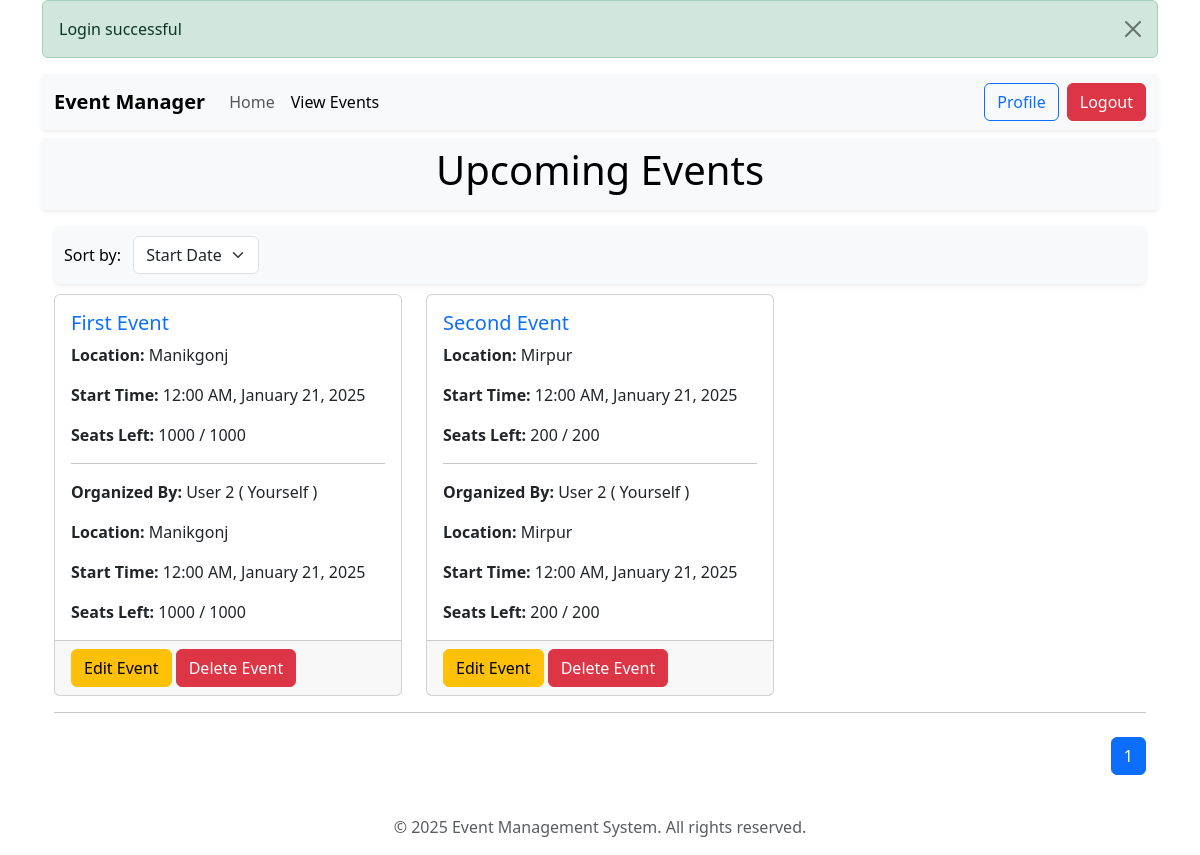
/event_view.php (signed in), run on an earlier commit of the app's database.
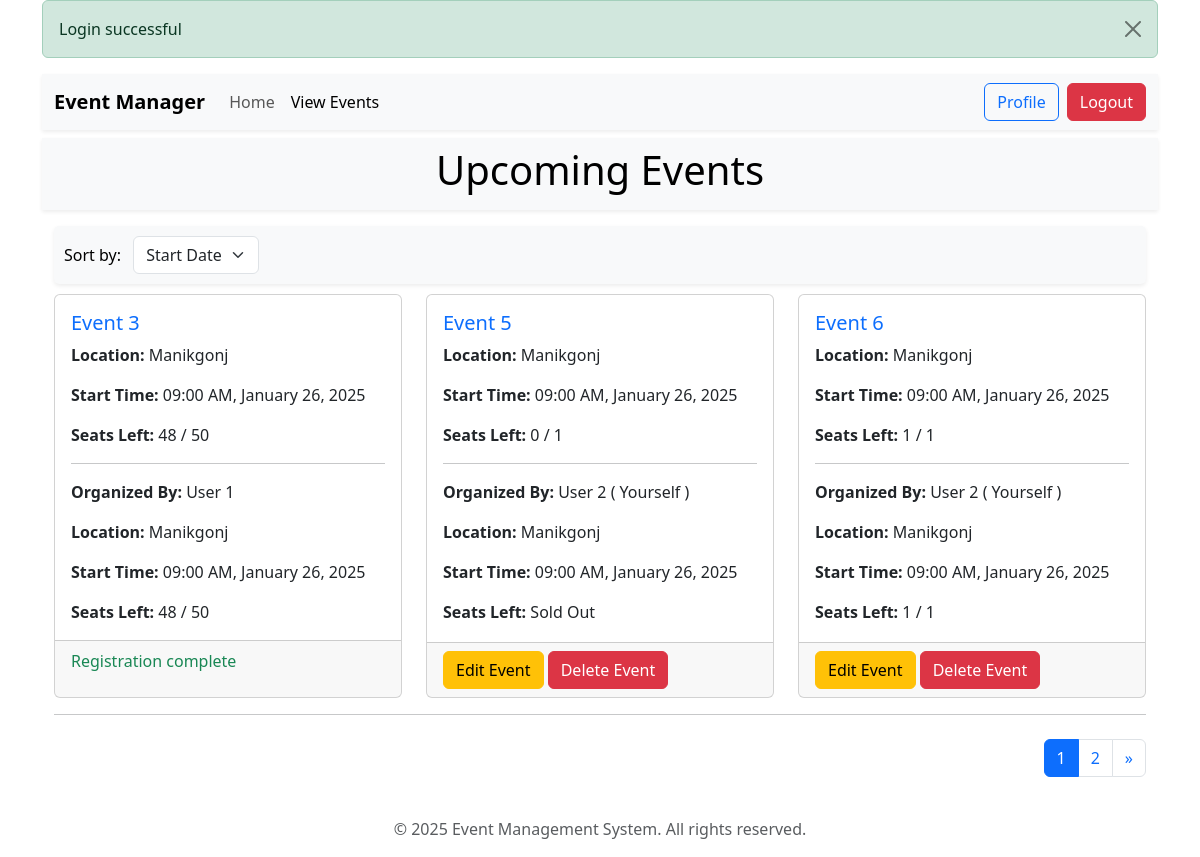
And on a later commit of the database.
### tables this page shows
CREATE TABLE `events` (
  `id` int(11) NOT NULL,
  `name` varchar(255) NOT NULL,
  `description` text DEFAULT NULL,
  `start_date` datetime NOT NULL,
  `end_date` datetime NOT NULL,
  `location` varchar(255) DEFAULT NULL,
  `max_capacity` int(11) NOT NULL,
  `created_by` int(11) NOT NULL,
  `created_at` timestamp NOT NULL DEFAULT current_timestamp()
);

CREATE TABLE `users` (
  `id` int(11) NOT NULL,
  `name` varchar(100) NOT NULL,
  `email` varchar(100) NOT NULL,
  `password` varchar(255) NOT NULL,
  `role` enum('admin','user') DEFAULT 'user',
  `created_at` timestamp NOT NULL DEFAULT current_timestamp()
);

### event_view.php (the view, shortened to what this page needs)
<?php
require 'db.php';
$stmtUser = $pdo->prepare("SELECT name, email FROM users WHERE id = :user_id");
$stmtUser->execute(['user_id' => $_SESSION['user_id']]);
$user = $stmtUser->fetch(PDO::FETCH_ASSOC);
$eventsPerPage = 3;
$page = isset($_GET['page']) && is_numeric($_GET['page']) ? (int)$_GET['page'] : 1;
$offset = ($page - 1) * $eventsPerPage;
$sort = isset($_GET['sort']) ? $_GET['sort'] : 'start_date';
$order = isset($_GET['order']) && $_GET['order'] === 'asc' ? 'ASC' : 'DESC';
$stmt = $pdo->prepare("
    SELECT
    events.*,
    users.name AS creator_name,
    users.email AS creator_email,
    events.max_capacity AS total_seats,
    COUNT(attendees.id) AS reserved_seats,
    (events.max_capacity - COUNT(attendees.id)) AS seats_left
    FROM
        events
    LEFT JOIN
        users ON events.created_by = users.id
    LEFT JOIN
        attendees ON events.id = attendees.event_id
    GROUP BY
        events.id
    ORDER BY
        $sort $order
    LIMIT :limit OFFSET :offset
");
$stmt->bindValue(':limit', $eventsPerPage, PDO::PARAM_INT);
$stmt->bindValue(':offset', $offset, PDO::PARAM_INT);
$stmt->execute();
$events = $stmt->fetchAll();
$totalEventsStmt = $pdo->query("SELECT COUNT(*) FROM events");
$totalEvents = $totalEventsStmt->fetchColumn();
$totalPages = ceil($totalEvents / $eventsPerPage);
?>
<!DOCTYPE html>
<html lang="en">
<head>
    <link href="https://cdn.jsdelivr.net/npm/bootstrap@5.3.3/dist/css/bootstrap.min.css" rel="stylesheet">
    <link rel="stylesheet" href="assets/css/style.css">
</head>
<body>
    <div class="content container">
        <?php if (isset($_SESSION['flash_message'])): ?>
            <div class="alert alert-success alert-dismissible fade show" role="alert">
                <?= htmlspecialchars($_SESSION['flash_message']); ?>
                <button type="button" class="btn-close" data-bs-dismiss="alert" aria-label="Close"></button>
            </div>
        <?php endif; ?>
        <?php include 'templates/navbar.php'; ?>
        <header class="bg-light shadow-sm text-black text-center py-2">
            <h1>Upcoming Events</h1>
        </header>
        <main class="container my-3">
            <div style="padding: 10px; border-radius: 5px; margin-bottom: 10px;" class="bg-light shadow-sm text-black">
                <form method="GET" class="d-inline-block">
                    <label for="sort" class="me-2">Sort by:</label>
                    <select name="sort" id="sort" class="form-select d-inline-block w-auto" onchange="this.form.submit()">
                        <option value="start_date" <?= $sort === 'start_date' ? 'selected' : '' ?>>Start Date</option>
                    </select>
                </form>
            </div>
            <?php if (count($events) > 0): ?>
                <div class="row g-4">
                    <?php foreach ($events as $event): ?>
                        <div class="col-md-6 col-lg-4">
                            <div class="card h-100">
                                <div class="card-body">
                                    <h5 class="card-title">
                                        <a href="event_view.php?event_id=<?= $event['id'] ?>" class="text-decoration-none">
                                            <?= htmlspecialchars($event['name']) ?>
                                        </a>
                                    </h5>
                                    <p><strong>Location:</strong> <?= htmlspecialchars($event['location']) ?></p>
                                    <p><strong>Start Time:</strong> <?= date('h:i A, F j, Y', strtotime($event['start_date'])) ?></p>
                                    <p><strong>Seats Left:</strong>
                                        <?= max(0, $event['total_seats'] - $event['reserved_seats']) ?> / <?= $event['total_seats'] ?>
                                    </p>
                                    <hr>
                                    <p class="card-text">
                                        <strong>Organized By:</strong>
                                        <?= ($_SESSION['user_id'] == $event['created_by']) ? htmlspecialchars($event['creator_name']).' ( Yourself )' : htmlspecialchars($event['creator_name'] ?? 'Unknown') ?>
                                    </p>
                                    <p class="card-text"><strong>Location:</strong> <?= htmlspecialchars($event['location']) ?></p>
                                    <p class="card-text"><strong>Start Time:</strong> <?= date('h:i A, F j, Y', strtotime($event['start_date'])) ?></p>
                                    <p class="card-text">
                                        <strong>Seats Left:</strong>
                                        <?php
                                        $seatsLeft = $event['total_seats'] - $event['reserved_seats'];
                                        if ($seatsLeft > 0) {
                                            echo $seatsLeft . ' / ' . $event['total_seats'];
                                        } else {
                                            echo 'Sold Out';
                                        }
                                        ?>
                                    </p>
                                </div>
                                <div class="card-footer text-start">
                                    <?php if (isset($_SESSION['user_id'])): ?>
                                        <?php
                                        $stmt = $pdo->prepare("SELECT COUNT(*) FROM attendees WHERE event_id = ? AND email = ?");
                                        $stmt->execute([$event['id'], $user['email']]);
                                        $isRegistered = $stmt->fetchColumn() > 0;
                                        $currentTime = new DateTime();
                                        $eventStartTime = new DateTime($event['start_date']);
                                        $isRegistrationOpen = $currentTime < $eventStartTime;
                                        $isCreator = ($_SESSION['user_id'] == $event['created_by']);
                                        ?>
                                        <?php if ($isCreator): ?>
                                            <a href="event_edit.php?event_id=<?= $event['id'] ?>" class="btn btn-warning">Edit Event</a>
                                            <form method="POST" action="event_delete.php" class="d-inline" onsubmit="return confirm('Are you sure you want to delete this event?');">
                                                <button type="submit" class="btn btn-danger">Delete Event</button>
                                            </form>
                                        <?php elseif ($isRegistered): ?>
                                            <p class="text-success">Registration complete</p>
                                        <?php elseif (!$isRegistrationOpen): ?>
                                            <p class="text-danger">Registration closed</p>
                                        <?php endif; ?>
                                    <?php else: ?>
                                        <p class="text-danger">You must be logged in to register for the event.</p>
                                    <?php endif; ?>
                                </div>
                            </div>
                        </div>
                    <?php endforeach; ?>
                </div>
                <hr>
                <nav aria-label="Page navigation" class="mt-4">
                    <ul class="pagination justify-content-end">
                        <?php for ($i = 1; $i <= $totalPages; $i++): ?>
                            <li class="page-item <?= $i === $page ? 'active' : '' ?>">
                                <a class="page-link" href="?page=<?= $i ?>"><?= $i ?></a>
                            </li>
                        <?php endfor; ?>
                        <?php if ($page < $totalPages): ?>
                            <li class="page-item">
                                <a class="page-link" href="?page=<?= $page + 1 ?>" aria-label="Next">
                                    <span aria-hidden="true">&raquo;</span>
                                </a>
                            </li>
                        <?php endif; ?>
                    </ul>
                </nav>
            <?php else: ?>
                <div class="alert alert-info text-center">
                    <p>No upcoming events found.</p>
                </div>
            <?php endif; ?>
        </main>
    </div>
    <?php include 'templates/footer.php'; ?>
</body>
</html>

### templates/navbar.php (shortened to what this page needs)
<?php
$current_page = basename($_SERVER['PHP_SELF']);
?>
<nav class="navbar navbar-expand-lg navbar-light bg-light shadow-sm mb-2">
    <div class="container-fluid">
        <a class="navbar-brand fw-bold" href="dashboard.php">Event Manager</a>
        <div class="collapse navbar-collapse" id="navbarSupportedContent">
            <ul class="navbar-nav me-auto mb-2 mb-lg-0">
                <li class="nav-item">
                    <a class="nav-link <?= $current_page === 'dashboard.php' ? 'active' : ''; ?>" aria-current="page" href="dashboard.php">Home</a>
                </li>
                <li class="nav-item">
                    <a class="nav-link <?= $current_page === 'event_view.php' ? 'active' : ''; ?>" href="event_view.php">View Events</a>
                </li>
            </ul>
            <div class="d-flex">
                <button class="btn btn-outline-primary me-2" type="button" onclick="window.location.href='profile.php';">
                    Profile
                </button>
                <form action="logout.php" method="POST">
                    <button type="submit" class="btn btn-danger">Logout</button>
                </form>
            </div>
        </div>
    </div>
</nav>

### templates/footer.php
<footer class="text-center mt-4">
    <p class="text-muted">&copy; <?= date('Y') ?> Event Management System. All rights reserved.</p>
</footer>

### assets/css/style.css (style rules this page uses)
html, body { height: 100%; }
body { display: flex; flex-direction: column; margin: 0; }
.content { flex: 1; }

What changed in the data, as far as the page shows it:
removed events: name "First Event", location "Manikgonj", start_date "12:00 AM, January 21, 2025", max(0,$event['total_seats']-$event['reserved_seats']) "1000", max_capacity "1000", created_by.name "User 2"
no longer on this page (row edited): events: name "Second Event", location "Mirpur", start_date "12:00 AM, January 21, 2025", max(0,$event['total_seats']-$event['reserved_seats']) "200", max_capacity "200", created_by.name "User 2"
added events: name "Event 3", location "Manikgonj", start_date "09:00 AM, January 26, 2025", reserved_seats "48", max_capacity "50", created_by.name "User 1", seatsLeft "48", shows "Registration complete"
added events: name "Event 5", location "Manikgonj", start_date "09:00 AM, January 26, 2025", reserved_seats "0", max_capacity "1", created_by.name "User 2", shows "Sold Out"
added events: name "Event 6", location "Manikgonj", start_date "09:00 AM, January 26, 2025", max(0,$event['total_seats']-$event['reserved_seats']) "1", max_capacity "1", created_by.name "User 2"
Also different on the page:
new list line: "2"
